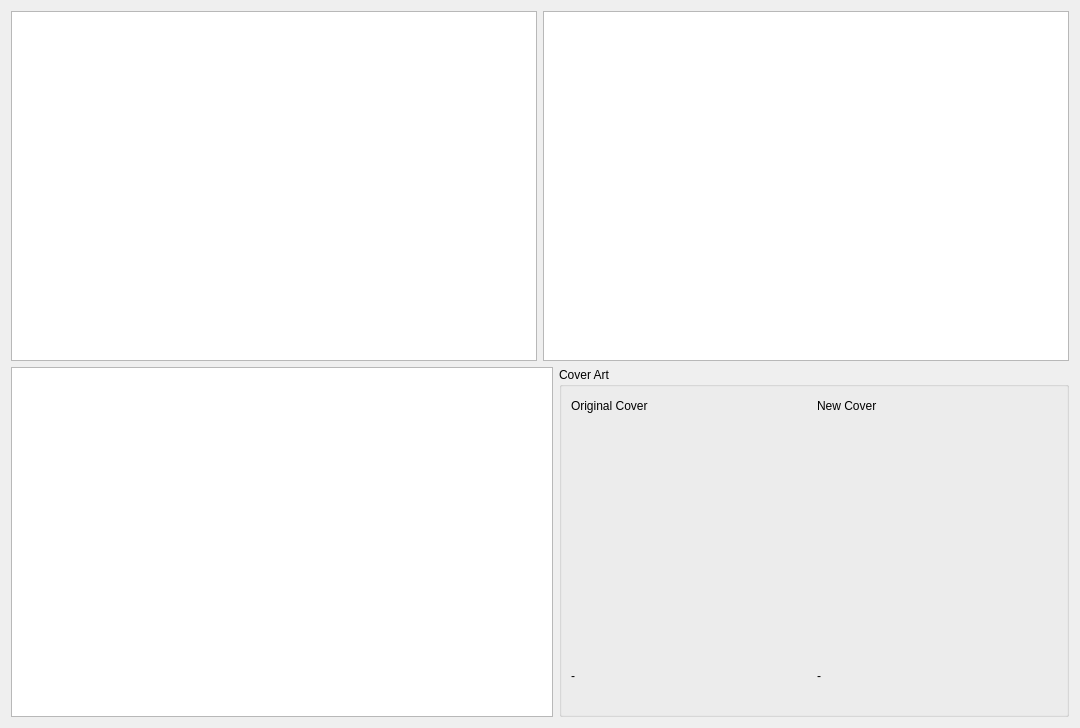
<?xml version="1.0" encoding="UTF-8"?>
<ui version="4.0">
 <class>MusicbrainzEditPage</class>
 <widget class="QFrame" name="MusicbrainzEditPage">
  <property name="geometry">
   <rect>
    <x>0</x>
    <y>0</y>
    <width>1080</width>
    <height>728</height>
   </rect>
  </property>
  <property name="windowTitle">
   <string>Form</string>
  </property>
  <layout class="QVBoxLayout" name="verticalLayout_2">
   <item>
    <layout class="QHBoxLayout" name="horizontalLayout_2">
     <item>
      <widget class="QTreeView" name="trackView"/>
     </item>
     <item>
      <widget class="QTreeView" name="albumRecordingView"/>
     </item>
    </layout>
   </item>
   <item>
    <layout class="QHBoxLayout" name="horizontalLayout" stretch="1,0">
     <item>
      <widget class="QTableView" name="tagTableView"/>
     </item>
     <item>
      <widget class="QGroupBox" name="groupBox">
       <property name="title">
        <string>Cover Art</string>
       </property>
       <layout class="QVBoxLayout" name="coverArtLayout">
        <item>
         <layout class="QHBoxLayout" name="horizontalLayout_3">
          <item>
           <layout class="QVBoxLayout" name="originalCoverLayout" stretch="0,1,0">
            <item>
             <widget class="QLabel" name="originalCoverTitle">
              <property name="text">
               <string>Original Cover</string>
              </property>
             </widget>
            </item>
            <item>
             <widget class="QLabel" name="originalCoverArt">
              <property name="sizePolicy">
               <sizepolicy hsizetype="Fixed" vsizetype="Fixed">
                <horstretch>0</horstretch>
                <verstretch>0</verstretch>
               </sizepolicy>
              </property>
              <property name="minimumSize">
               <size>
                <width>240</width>
                <height>240</height>
               </size>
              </property>
              <property name="maximumSize">
               <size>
                <width>240</width>
                <height>240</height>
               </size>
              </property>
              <property name="text">
               <string/>
              </property>
              <property name="alignment">
               <set>Qt::AlignCenter</set>
              </property>
             </widget>
            </item>
            <item>
             <widget class="QLabel" name="originalCoverArtSize">
              <property name="text">
               <string>-</string>
              </property>
             </widget>
            </item>
           </layout>
          </item>
          <item>
           <layout class="QVBoxLayout" name="newCoverLayout" stretch="0,1,0">
            <item>
             <widget class="QLabel" name="newCoverTitle">
              <property name="text">
               <string>New Cover</string>
              </property>
             </widget>
            </item>
            <item>
             <widget class="QLabel" name="newCoverArt">
              <property name="sizePolicy">
               <sizepolicy hsizetype="Fixed" vsizetype="Fixed">
                <horstretch>0</horstretch>
                <verstretch>0</verstretch>
               </sizepolicy>
              </property>
              <property name="minimumSize">
               <size>
                <width>240</width>
                <height>240</height>
               </size>
              </property>
              <property name="maximumSize">
               <size>
                <width>240</width>
                <height>240</height>
               </size>
              </property>
              <property name="text">
               <string/>
              </property>
              <property name="alignment">
               <set>Qt::AlignCenter</set>
              </property>
             </widget>
            </item>
            <item>
             <widget class="QLabel" name="newCoverArtSize">
              <property name="text">
               <string>-</string>
              </property>
             </widget>
            </item>
           </layout>
          </item>
         </layout>
        </item>
        <item>
         <widget class="QLabel" name="releasePageLink">
          <property name="text">
           <string/>
          </property>
          <property name="wordWrap">
           <bool>true</bool>
          </property>
          <property name="openExternalLinks">
           <bool>false</bool>
          </property>
          <property name="textInteractionFlags">
           <set>Qt::LinksAccessibleByKeyboard|Qt::LinksAccessibleByMouse</set>
          </property>
         </widget>
        </item>
       </layout>
      </widget>
     </item>
    </layout>
   </item>
  </layout>
 </widget>
 <resources/>
 <connections/>
</ui>
